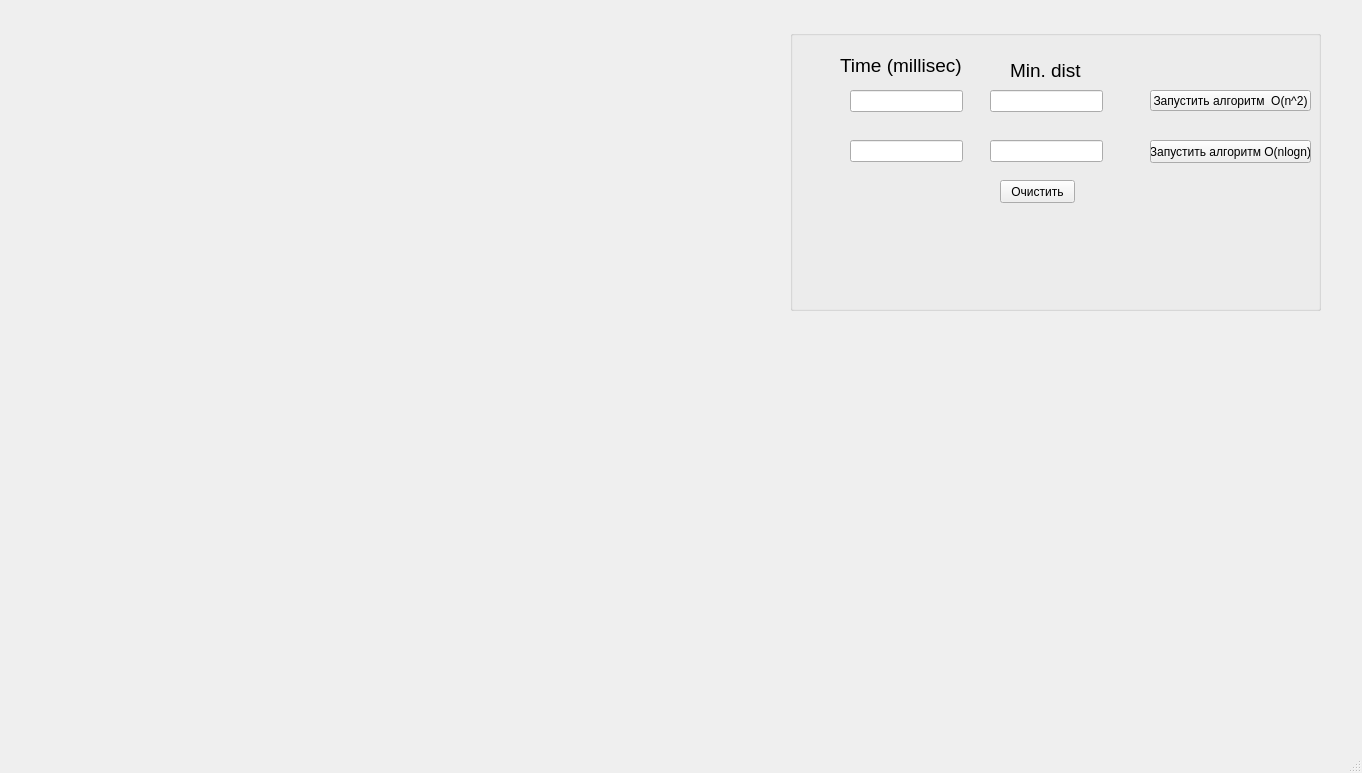
<?xml version="1.0" encoding="UTF-8"?>
<ui version="4.0">
 <class>MainWindow</class>
 <widget class="QMainWindow" name="MainWindow">
  <property name="geometry">
   <rect>
    <x>0</x>
    <y>0</y>
    <width>1362</width>
    <height>773</height>
   </rect>
  </property>
  <property name="windowTitle">
   <string>MainWindow</string>
  </property>
  <widget class="QWidget" name="centralwidget">
   <widget class="DrawWidget" name="draw_widget" native="true">
    <property name="geometry">
     <rect>
      <x>9</x>
      <y>9</y>
      <width>981</width>
      <height>704</height>
     </rect>
    </property>
   </widget>
   <widget class="QGroupBox" name="groupBox">
    <property name="geometry">
     <rect>
      <x>790</x>
      <y>30</y>
      <width>531</width>
      <height>281</height>
     </rect>
    </property>
    <property name="title">
     <string/>
    </property>
    <widget class="QLineEdit" name="lineEdit">
     <property name="geometry">
      <rect>
       <x>60</x>
       <y>60</y>
       <width>113</width>
       <height>22</height>
      </rect>
     </property>
    </widget>
    <widget class="QLineEdit" name="lineEdit_2">
     <property name="geometry">
      <rect>
       <x>200</x>
       <y>60</y>
       <width>113</width>
       <height>22</height>
      </rect>
     </property>
    </widget>
    <widget class="QLabel" name="label">
     <property name="geometry">
      <rect>
       <x>50</x>
       <y>20</y>
       <width>141</width>
       <height>31</height>
      </rect>
     </property>
     <property name="font">
      <font>
       <pointsize>14</pointsize>
      </font>
     </property>
     <property name="text">
      <string>Time (millisec)</string>
     </property>
    </widget>
    <widget class="QLineEdit" name="lineEdit_4">
     <property name="geometry">
      <rect>
       <x>200</x>
       <y>110</y>
       <width>113</width>
       <height>22</height>
      </rect>
     </property>
    </widget>
    <widget class="QLineEdit" name="lineEdit_3">
     <property name="geometry">
      <rect>
       <x>60</x>
       <y>110</y>
       <width>113</width>
       <height>22</height>
      </rect>
     </property>
    </widget>
    <widget class="QLabel" name="label_2">
     <property name="geometry">
      <rect>
       <x>220</x>
       <y>30</y>
       <width>81</width>
       <height>20</height>
      </rect>
     </property>
     <property name="font">
      <font>
       <pointsize>14</pointsize>
      </font>
     </property>
     <property name="text">
      <string>Min. dist</string>
     </property>
    </widget>
    <widget class="QPushButton" name="pushButton_1">
     <property name="geometry">
      <rect>
       <x>360</x>
       <y>60</y>
       <width>161</width>
       <height>21</height>
      </rect>
     </property>
     <property name="text">
      <string>Запустить алгоритм  O(n^2)</string>
     </property>
    </widget>
    <widget class="QPushButton" name="pushButton_2">
     <property name="geometry">
      <rect>
       <x>360</x>
       <y>110</y>
       <width>161</width>
       <height>23</height>
      </rect>
     </property>
     <property name="text">
      <string>Запустить алгоритм O(nlogn)</string>
     </property>
    </widget>
    <widget class="QPushButton" name="pushButton_3">
     <property name="geometry">
      <rect>
       <x>210</x>
       <y>150</y>
       <width>75</width>
       <height>23</height>
      </rect>
     </property>
     <property name="text">
      <string>Очистить</string>
     </property>
    </widget>
   </widget>
  </widget>
  <widget class="QMenuBar" name="menubar">
   <property name="geometry">
    <rect>
     <x>0</x>
     <y>0</y>
     <width>1362</width>
     <height>21</height>
    </rect>
   </property>
  </widget>
  <widget class="QStatusBar" name="statusbar"/>
 </widget>
 <customwidgets>
  <customwidget>
   <class>DrawWidget</class>
   <extends>QWidget</extends>
   <header location="global">drawwidget.h</header>
   <container>1</container>
  </customwidget>
 </customwidgets>
 <resources/>
 <connections/>
</ui>
